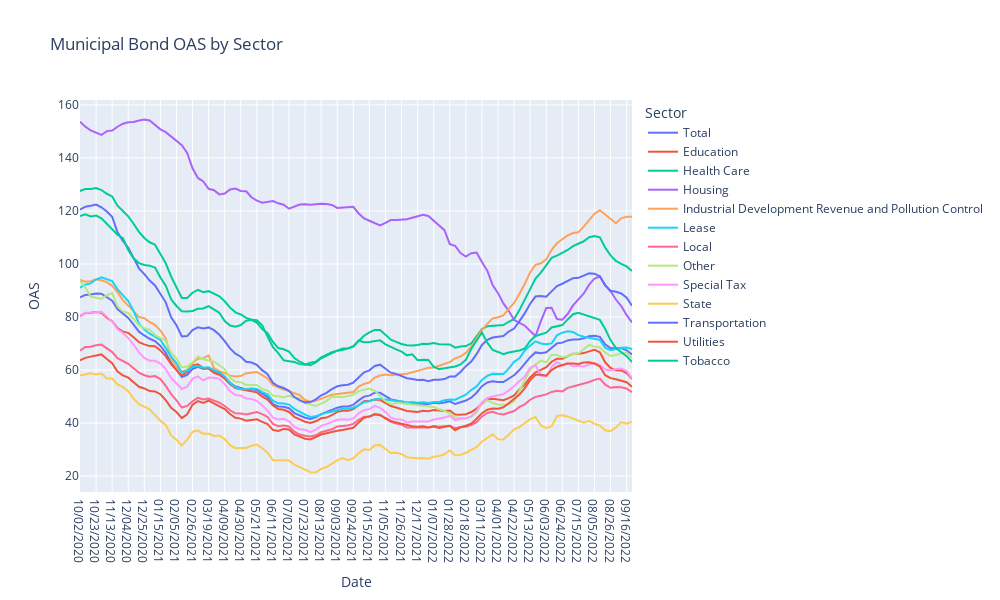

This figure's notebook cell:
### Code cell
import plotly.graph_objects as go
import pandas as pd


fig = go.Figure()

for sector in df.columns:
    fig.add_trace(go.Scatter(x=df.index, y=df[sector], name=sector))

fig.update_layout(
    title='Municipal Bond OAS by Sector',
    xaxis_title='Date',
    yaxis_title='OAS',
    legend_title='Sector',
    height=600,
    width=1000,
)

fig.show()
